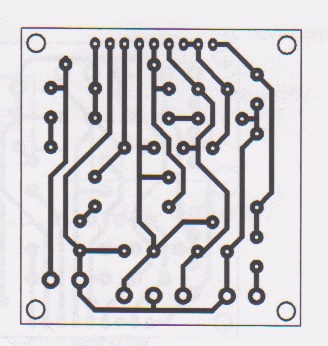
%> input picture MATLAB/Simple-Matlab-Watershed-Cell-Segmentation-master/pcb2.jpg, 328 x 346 px
$ octave watershed_.m   (GNU Octave 9; MATLAB toolbox functions it lacks are replaced by stand-ins)
%> lines starting %> are read from the running program, lines starting %| are printed output that depends on the picture; in (x1, y1, x2, y2) boxes, pixels count from 0 and x2, y2 are one past the last pixel; in counts of white or black regions, pixels touching at a corner belong together; the program's own positions count from 1
set(0,'DefaultFigureWindowStyle','docked')

cyto = imread('pcb2.jpg');
%> cyto is the input picture: size 346x328x3 uint8; mean R, G, B 209.5, 206.8, 210.2
cyto = imread('pcb2.jpg'); % dim image

figure;
imshow(cyto,[prctile(cyto(:),1) prctile(cyto(:),99)]);
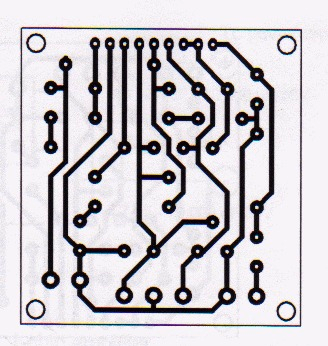
%> displayed picture: size 346x328x3, on the screen's scale of 0 to 255; mean R, G, B 202.5, 198.8, 203.5


%% Remove extreme pixel values (this also scales values between 0 and 1)
bot = double(prctile(cyto(:),1));
%> bot = 61
top = double(prctile(cyto(:),99));
%> top = 248
cyto = (double(cyto)-bot) / (top - bot);
%> cyto: size 346x328x3 double
cyto(cyto>1) = 1; % do the removing
%> cyto: size 346x328x3 double; mean R, G, B 0.794, 0.78, 0.798; mean of the top-left, top-right, bottom-left and bottom-right quarters 0.763, 0.79, 0.795, 0.813
cyto(cyto<0) = 0; % do the removing
figure('name','cyto','NumberTitle', 'off'); imshow(cyto,[])

%% Create mask of cells
% threshold
cyto_thresh = cyto > .18;
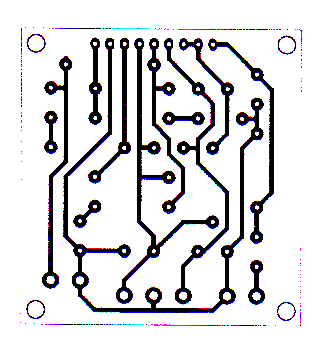
%> cyto_thresh: size 346x328x3 logical; mean R, G, B 0.862, 0.857, 0.869
%cyto_thresh = cyto > graythresh(cyto); % otsu
figure('name','cyto_thresh','NumberTitle', 'off'); imshow(cyto_thresh,[])

% clear small objects
cyto_nuc_cleared = bwareaopen(cyto_thresh, 2000);
figure('name','nuc_mask_cleared','NumberTitle', 'off'); imshow(cyto_nuc_cleared,[])
% [6 lines of commented-out code are left out]

cyto_mask = cyto_nuc_cleared; % set a better variable name


%% Find seeds
cyto_smooth = imgaussfilt(cyto,12); % more smoothing to join close seeds
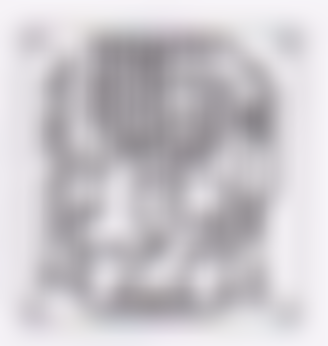
%> cyto_smooth: size 346x328x3 double; mean R, G, B 0.794, 0.78, 0.798; mean of the top-left, top-right, bottom-left and bottom-right quarters 0.761, 0.791, 0.797, 0.814
seeds = imregionalmax(cyto_smooth);
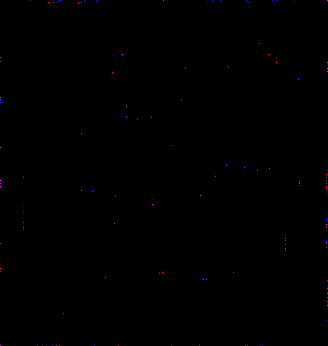
%> seeds: size 346x328x3 logical; mean R, G, B 0.000811, 0, 0.00089
seeds(cyto_mask==0)=0; % remove seeds outside of our cyto mask
%> seeds: size 346x328x3 logical; 0.01% of pixels changed, all inside (x1, y1, x2, y2) = (122, 54, 270, 169)
% Debug with plot
[X Y] = find(seeds)
%> X = 181 values from 1 to 346; Y = 181 values from 1 to 984
figure('name','seeds','NumberTitle', 'off')
imshow(cyto,[]);
hold on;
plot(Y,X,'or','markersize',2,'markerfacecolor','r')
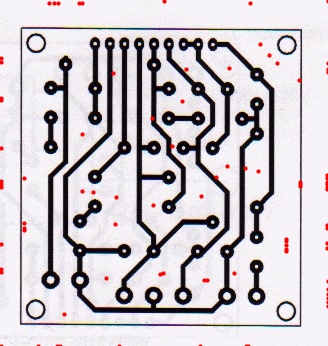
%> figure redrawn from the program's plot data

% [11 lines of commented-out code are left out]


%% Watershed
cyto_smooth = imgaussfilt(cyto,1); % don't smooth too much for watersheding
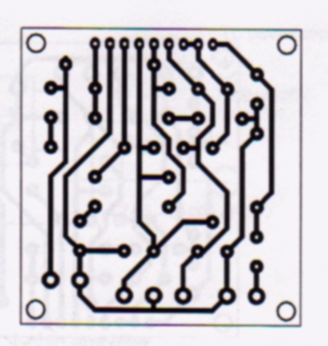
%> cyto_smooth: size 346x328x3 double; mean R, G, B 0.794, 0.78, 0.798; mean of the top-left, top-right, bottom-left and bottom-right quarters 0.763, 0.79, 0.795, 0.814
cyto_min = imimposemin(max(cyto_smooth(:))-cyto_smooth,seeds); % set locations of seeds to be -Inf (cause matlab watershed)
%> cyto_min: size 346x328x3 double; 0.05% of the values are NaN or infinite; the others: min 0.0136, max 0.994, mean 0.215
%figure('name','cyto_min','NumberTitle', 'off')
%imshow(cyto_min,[]);
cyto_ws = watershed(cyto_min);
cyto_ws(cyto_mask==0)=0; % remove areas that aren't in our cyto mask
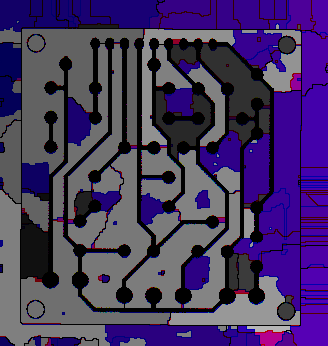
%> cyto_ws: size 346x328x3 uint8; mean R, G, B 71.2, 53.5, 100.2
figure('name','cyto_ws','NumberTitle', 'off')
imshow(cyto_ws,[]);

labelled_cyto = cyto_ws; % set a better variable name

% Clear cells touching the boarder
labelled_cyto = imclearborder(labelled_cyto);
%> labelled_cyto: size 346x328x3 uint8; every value is 0

% Fill holes
labelled_cyto = imfill(labelled_cyto,'holes');
figure('name','labelled_cyto','NumberTitle', 'off')
imshow(labelled_cyto,[]);


%% Color overlay v1
% Display original image
figure
imshow(imoverlay(uint8(cyto*255),bwperim(labelled_cyto),'r'),[]);
hold on
% Display color overlay
%> (the run ends here)
